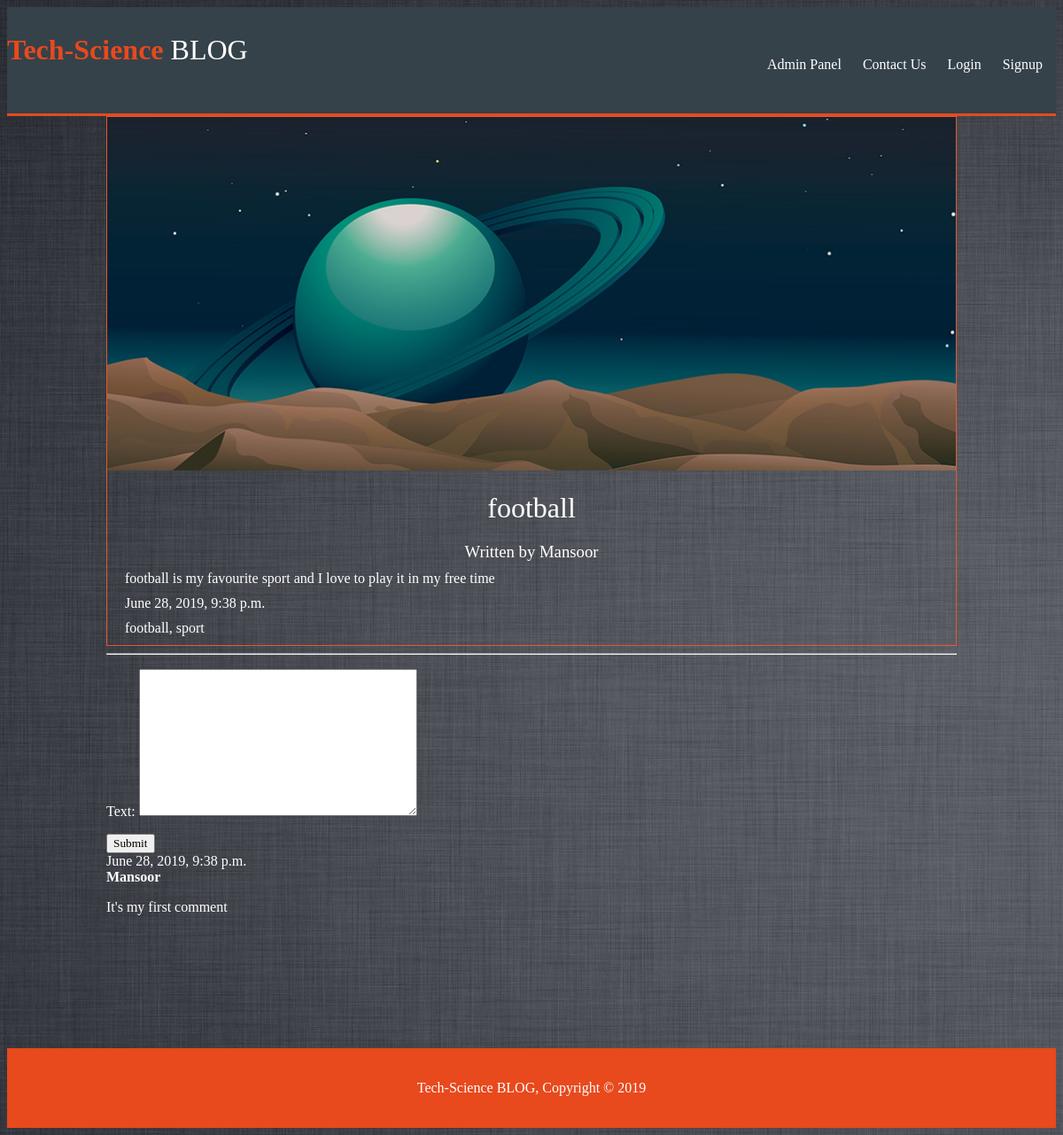
The app's page /articles/football/ with its own data.
### articles/models.py (models this page shows, shortened)
class Article(models.Model):
    title = models.CharField(max_length=100)
    slug = models.SlugField()
    body = models.TextField()
    date = models.DateTimeField(auto_now_add=True)
    thumb = models.ImageField(default='default.png', blank=True)
    author = models.ForeignKey(User, on_delete=models.PROTECT, default=None)
    tags = TaggableManager()

class Comment(models.Model):
    post = models.ForeignKey(Article, on_delete=models.CASCADE, related_name='comments')
    author = models.CharField(max_length=200)
    text = models.TextField()
    created_date = models.DateTimeField(default=timezone.now)

### articles/views.py (the view)
# urls.py: url(r'^(?P<slug>[\w-]+)/$', views.article_detail, name="detail"),
def article_detail(request, slug):  # return HttpResponse(slug)
    post = get_object_or_404(Article, slug=slug)
    comments = Comment.objects.filter(post=post).order_by('.date')
    if request.method == 'POST':
        comment_form = CommentForm(request.POST or None)
        if comment_form.is_valid():
            text = request.POST.get('text')
            comment = Comment.objects.create(post=post, author=request.user.username, text=text)
            comment.save()
            return HttpResponseRedirect(request.path_info)
    else:
        comment_form = CommentForm()
        context={
            'article': post,
            'comments': comments,
            'comment_form': comment_form,
        }
        return  render(request, 'articles/article_detail.html', context)

### articles/forms.py
class CommentForm(forms.ModelForm):
    class Meta:
        model = Comment
        fields = ('text',)

### articles/templates/articles/article_detail.html (shortened to what this page needs)
{% extends 'base_layout.html' %}
{% block content %}
<div class="article-detail">
    <div class="article">
        <img src="{{ article.thumb.url }}" />
        <h2>{{ article.title }}</h2>
        <h3>Written by {{ article.author.username }}</h3>
        <p>{{ article.body }}</p>
        <p>{{ article.date }}</p>
        <p>{{article.tags.all|join:", "}}</p>
    </div>
</div>
<hr>
<form method="post">
  {{ comment_form.as_p }}
  <input type="submit" value="Submit" class="btn btn-outline.success">
</form>
{% for comment in article.comments.all %}
    <div class="comment">
        <div class="date">{{ comment.created_date }}</div>
        <strong>{{ comment.author }}</strong>
        <p>{{ comment.text|linebreaks }}</p>
    </div>
{% empty %}
    <p>No comments here yet :(</p>
{% endfor %}
{% endblock %}

### assets/styles.css (style rules this page uses)
body { background-color: #0f121f; background-image: url(/static/best.jpg); background-repeat-y: no-repeat; color: #fff; }
body * { font-family: Ubuntu; }
h1, h2, h3, h4, h5 { font-weight: normal; margin: 0; }
.article { padding: 10px; border: 1px solid #e8572f; position: relative; padding-bottom: 40px; }
.article h2 { font-size: 1.2em; }
.article-detail .article { padding: 0; }
.article-detail .article img { max-width: 100%; }
.article-detail .article h2 { text-align: center; margin: 20px auto; font-size: 2em }
.article-detail .article h3 { text-align: center; }
.article-detail .article p { margin: 10px 20px }

### records on screen
Article: thumb (placeholder picture), title "football", author.username "Mansoor", body "football is my favourite sport and I love to play it in my free time", date "June 28, 2019, 9:38 p.m.", tags.all "football, sport"
Comment: created_date "June 28, 2019, 9:38 p.m.", author "Mansoor", text "It's my first comment"
